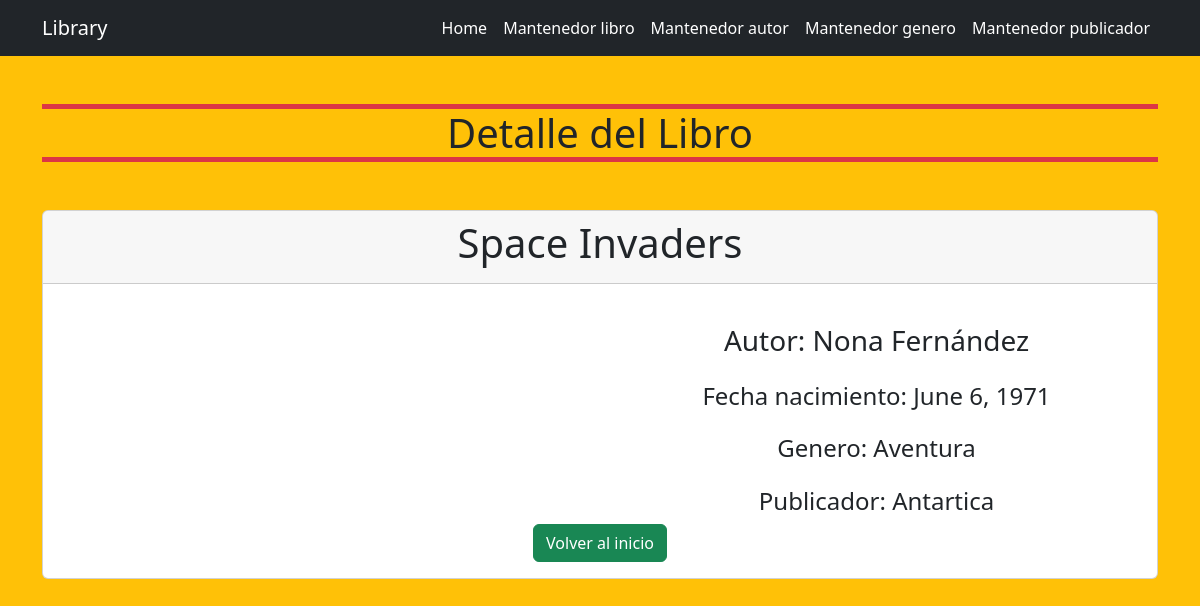
Screenshot of /book/2/detail/ with the database file from the repository.
### libraryApp/models.py (models this page shows)
class Book(models.Model):
    try:
        name = models.CharField(max_length = 100)
        author = models.ForeignKey(Author, on_delete=models.CASCADE, null = True)
        genre = models.ForeignKey(Genre, on_delete=models.CASCADE, null = True)
        publisher = models.ForeignKey(Publisher, on_delete=models.CASCADE, null = True)
    except Exception as e:
        print('Modelo no creado: ', e)

class Author(models.Model):
    try:
        name = models.CharField(max_length = 100)
        date_of_birth = models.DateField()
        def __str__(self):
            return self.name
    except Exception as e:
        print('Modelo no creado: ', e)

class Genre(models.Model):
    try:
        name = models.CharField(max_length = 100)
        def __str__(self):
            return self.name
    except Exception as e:
        print('Modelo no creado: ', e)

class Publisher(models.Model):
    try:
        name = models.CharField(max_length = 100)
        def __str__(self):
            return self.name
    except Exception as e:
        print('Modelo no creado: ', e)

### libraryApp/views.py (the view)
# urls.py: path('book/<int:pk>/detail/', views.detailBook, name='detailBook'),
def detailBook(request, pk):
    book = get_object_or_404(Book, pk=pk)
    return render(request, 'library/bookDetail.html', {'book': book})

### libraryApp/templates/library/bookDetail.html (shortened to what this page needs)
{% extends '../layout/base.html' %} {% block content %}
<section class="container">
    <h1 class="text-center my-5 border border-5 border-danger border-start-0 border-end-0">Detalle del Libro</h1>
    <div class="card text-center">
      <div class="card-header">
        <h1>
          {{book.name}}
        </h1>
      </div>
      <div class="card-body">
        <div class="row">
          <div class="col-6">
          </div>
          <div class="col-6">
            <h3 class="card-title mt-4">Autor: {{book.author}}</h3>
            <h4 class="card-title mt-4">Fecha nacimiento: {{book.author.date_of_birth}}</h4>
            <h4 class="card-title mt-4">Genero: {{book.genre}}</h4>
            <h4 class="card-title mt-4">Publicador: {{book.publisher}}</h4>
          </div>
        </div>
        <a href="{% url 'home' %}" class="btn btn-success">Volver al inicio</a>
      </div>
    </div>
</section>
{% endblock %}

### rows the page displays
Book: name "Space Invaders", author "Nona Fernández", author.date_of_birth "June 6, 1971", genre "Aventura", publisher "Antartica"
